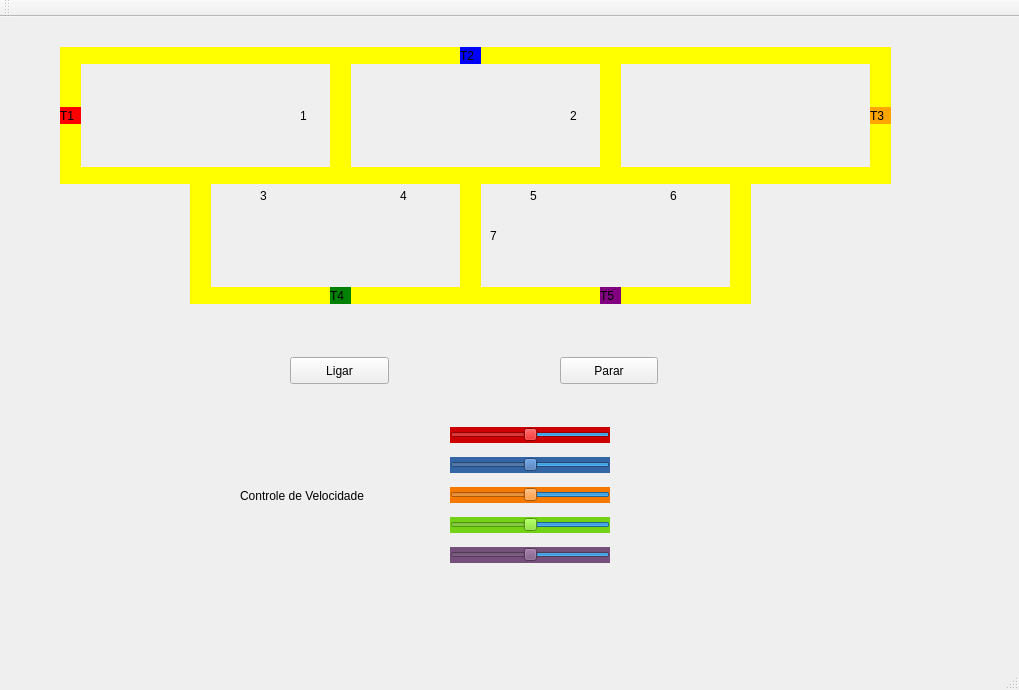
<?xml version="1.0" encoding="UTF-8"?>
<ui version="4.0">
 <class>MainWindow</class>
 <widget class="QMainWindow" name="MainWindow">
  <property name="geometry">
   <rect>
    <x>0</x>
    <y>0</y>
    <width>1019</width>
    <height>690</height>
   </rect>
  </property>
  <property name="windowTitle">
   <string>MainWindow</string>
  </property>
  <widget class="QWidget" name="centralWidget">
   <widget class="QLabel" name="label_trem1">
    <property name="geometry">
     <rect>
      <x>60</x>
      <y>90</y>
      <width>21</width>
      <height>17</height>
     </rect>
    </property>
    <property name="styleSheet">
     <string notr="true">QLabel { background: red}</string>
    </property>
    <property name="text">
     <string>T1</string>
    </property>
   </widget>
   <widget class="QLabel" name="label_trilho1">
    <property name="geometry">
     <rect>
      <x>80</x>
      <y>30</y>
      <width>250</width>
      <height>17</height>
     </rect>
    </property>
    <property name="styleSheet">
     <string notr="true">QLabel { background: yellow}</string>
    </property>
    <property name="text">
     <string/>
    </property>
   </widget>
   <widget class="QLabel" name="label_trilho2">
    <property name="geometry">
     <rect>
      <x>80</x>
      <y>150</y>
      <width>250</width>
      <height>17</height>
     </rect>
    </property>
    <property name="styleSheet">
     <string notr="true">QLabel { background: yellow}</string>
    </property>
    <property name="text">
     <string/>
    </property>
   </widget>
   <widget class="QLabel" name="label_trilho3">
    <property name="geometry">
     <rect>
      <x>330</x>
      <y>30</y>
      <width>21</width>
      <height>137</height>
     </rect>
    </property>
    <property name="styleSheet">
     <string notr="true">QLabel { background: yellow}</string>
    </property>
    <property name="text">
     <string/>
    </property>
   </widget>
   <widget class="QLabel" name="label_trilho4">
    <property name="geometry">
     <rect>
      <x>60</x>
      <y>30</y>
      <width>21</width>
      <height>137</height>
     </rect>
    </property>
    <property name="styleSheet">
     <string notr="true">QLabel { background: yellow}</string>
    </property>
    <property name="text">
     <string/>
    </property>
   </widget>
   <widget class="QPushButton" name="pushButton">
    <property name="geometry">
     <rect>
      <x>290</x>
      <y>340</y>
      <width>99</width>
      <height>27</height>
     </rect>
    </property>
    <property name="text">
     <string>Ligar</string>
    </property>
   </widget>
   <widget class="QPushButton" name="pushButton_2">
    <property name="geometry">
     <rect>
      <x>560</x>
      <y>340</y>
      <width>98</width>
      <height>27</height>
     </rect>
    </property>
    <property name="text">
     <string>Parar</string>
    </property>
   </widget>
   <widget class="QLabel" name="label_trilho4_2">
    <property name="geometry">
     <rect>
      <x>600</x>
      <y>30</y>
      <width>21</width>
      <height>137</height>
     </rect>
    </property>
    <property name="styleSheet">
     <string notr="true">QLabel { background: yellow}</string>
    </property>
    <property name="text">
     <string/>
    </property>
   </widget>
   <widget class="QLabel" name="label_trilho1_2">
    <property name="geometry">
     <rect>
      <x>350</x>
      <y>30</y>
      <width>250</width>
      <height>17</height>
     </rect>
    </property>
    <property name="styleSheet">
     <string notr="true">QLabel { background: yellow}</string>
    </property>
    <property name="text">
     <string/>
    </property>
   </widget>
   <widget class="QLabel" name="label_trilho2_2">
    <property name="geometry">
     <rect>
      <x>350</x>
      <y>150</y>
      <width>250</width>
      <height>17</height>
     </rect>
    </property>
    <property name="styleSheet">
     <string notr="true">QLabel { background: yellow}</string>
    </property>
    <property name="text">
     <string/>
    </property>
   </widget>
   <widget class="QLabel" name="label_trem2">
    <property name="geometry">
     <rect>
      <x>460</x>
      <y>30</y>
      <width>21</width>
      <height>17</height>
     </rect>
    </property>
    <property name="styleSheet">
     <string notr="true">QLabel { background: blue}</string>
    </property>
    <property name="text">
     <string>T2</string>
    </property>
   </widget>
   <widget class="QLabel" name="label_trilho1_3">
    <property name="geometry">
     <rect>
      <x>620</x>
      <y>30</y>
      <width>250</width>
      <height>17</height>
     </rect>
    </property>
    <property name="styleSheet">
     <string notr="true">QLabel { background: yellow}</string>
    </property>
    <property name="text">
     <string/>
    </property>
   </widget>
   <widget class="QLabel" name="label_trilho4_3">
    <property name="geometry">
     <rect>
      <x>870</x>
      <y>30</y>
      <width>21</width>
      <height>137</height>
     </rect>
    </property>
    <property name="styleSheet">
     <string notr="true">QLabel { background: yellow}</string>
    </property>
    <property name="text">
     <string/>
    </property>
   </widget>
   <widget class="QLabel" name="label_trilho2_3">
    <property name="geometry">
     <rect>
      <x>620</x>
      <y>150</y>
      <width>250</width>
      <height>17</height>
     </rect>
    </property>
    <property name="styleSheet">
     <string notr="true">QLabel { background: yellow}</string>
    </property>
    <property name="text">
     <string/>
    </property>
   </widget>
   <widget class="QLabel" name="label_trem3">
    <property name="geometry">
     <rect>
      <x>870</x>
      <y>90</y>
      <width>21</width>
      <height>17</height>
     </rect>
    </property>
    <property name="styleSheet">
     <string notr="true">QLabel { background: orange}</string>
    </property>
    <property name="text">
     <string>T3</string>
    </property>
   </widget>
   <widget class="QLabel" name="label_trilho3_2">
    <property name="geometry">
     <rect>
      <x>460</x>
      <y>150</y>
      <width>21</width>
      <height>137</height>
     </rect>
    </property>
    <property name="styleSheet">
     <string notr="true">QLabel { background: yellow}</string>
    </property>
    <property name="text">
     <string/>
    </property>
   </widget>
   <widget class="QLabel" name="label_trilho2_4">
    <property name="geometry">
     <rect>
      <x>210</x>
      <y>270</y>
      <width>250</width>
      <height>17</height>
     </rect>
    </property>
    <property name="styleSheet">
     <string notr="true">QLabel { background: yellow}</string>
    </property>
    <property name="text">
     <string/>
    </property>
   </widget>
   <widget class="QLabel" name="label_trilho2_5">
    <property name="geometry">
     <rect>
      <x>480</x>
      <y>270</y>
      <width>250</width>
      <height>17</height>
     </rect>
    </property>
    <property name="styleSheet">
     <string notr="true">QLabel { background: yellow}</string>
    </property>
    <property name="text">
     <string/>
    </property>
   </widget>
   <widget class="QLabel" name="label_trilho4_4">
    <property name="geometry">
     <rect>
      <x>730</x>
      <y>150</y>
      <width>21</width>
      <height>137</height>
     </rect>
    </property>
    <property name="styleSheet">
     <string notr="true">QLabel { background: yellow}</string>
    </property>
    <property name="text">
     <string/>
    </property>
   </widget>
   <widget class="QLabel" name="label_trem5">
    <property name="geometry">
     <rect>
      <x>600</x>
      <y>270</y>
      <width>21</width>
      <height>17</height>
     </rect>
    </property>
    <property name="styleSheet">
     <string notr="true">QLabel { background: purple}</string>
    </property>
    <property name="text">
     <string>T5</string>
    </property>
   </widget>
   <widget class="QLabel" name="label_trilho4_5">
    <property name="geometry">
     <rect>
      <x>190</x>
      <y>150</y>
      <width>21</width>
      <height>137</height>
     </rect>
    </property>
    <property name="styleSheet">
     <string notr="true">QLabel { background: yellow}</string>
    </property>
    <property name="text">
     <string/>
    </property>
   </widget>
   <widget class="QLabel" name="label_trem4">
    <property name="geometry">
     <rect>
      <x>330</x>
      <y>270</y>
      <width>21</width>
      <height>17</height>
     </rect>
    </property>
    <property name="styleSheet">
     <string notr="true">QLabel { background: green}</string>
    </property>
    <property name="text">
     <string>T4</string>
    </property>
   </widget>
   <widget class="QSlider" name="velocidade_t1">
    <property name="geometry">
     <rect>
      <x>450</x>
      <y>410</y>
      <width>160</width>
      <height>16</height>
     </rect>
    </property>
    <property name="minimumSize">
     <size>
      <width>160</width>
      <height>0</height>
     </size>
    </property>
    <property name="mouseTracking">
     <bool>false</bool>
    </property>
    <property name="layoutDirection">
     <enum>Qt::LeftToRight</enum>
    </property>
    <property name="styleSheet">
     <string notr="true">background-color: rgb(204, 0, 0);</string>
    </property>
    <property name="minimum">
     <number>0</number>
    </property>
    <property name="maximum">
     <number>200</number>
    </property>
    <property name="pageStep">
     <number>0</number>
    </property>
    <property name="value">
     <number>100</number>
    </property>
    <property name="sliderPosition">
     <number>100</number>
    </property>
    <property name="tracking">
     <bool>true</bool>
    </property>
    <property name="orientation">
     <enum>Qt::Horizontal</enum>
    </property>
    <property name="invertedAppearance">
     <bool>true</bool>
    </property>
    <property name="invertedControls">
     <bool>false</bool>
    </property>
    <property name="tickPosition">
     <enum>QSlider::NoTicks</enum>
    </property>
   </widget>
   <widget class="QLabel" name="controle_velocidade">
    <property name="geometry">
     <rect>
      <x>240</x>
      <y>470</y>
      <width>161</width>
      <height>17</height>
     </rect>
    </property>
    <property name="text">
     <string>Controle de Velocidade</string>
    </property>
   </widget>
   <widget class="QSlider" name="velocidade_t5">
    <property name="geometry">
     <rect>
      <x>450</x>
      <y>530</y>
      <width>160</width>
      <height>16</height>
     </rect>
    </property>
    <property name="styleSheet">
     <string notr="true">background-color: rgb(117, 80, 123);</string>
    </property>
    <property name="maximum">
     <number>200</number>
    </property>
    <property name="value">
     <number>100</number>
    </property>
    <property name="sliderPosition">
     <number>100</number>
    </property>
    <property name="orientation">
     <enum>Qt::Horizontal</enum>
    </property>
    <property name="invertedAppearance">
     <bool>true</bool>
    </property>
   </widget>
   <widget class="QSlider" name="velocidade_t3">
    <property name="geometry">
     <rect>
      <x>450</x>
      <y>470</y>
      <width>160</width>
      <height>16</height>
     </rect>
    </property>
    <property name="styleSheet">
     <string notr="true">background-color: rgb(245, 121, 0);</string>
    </property>
    <property name="maximum">
     <number>200</number>
    </property>
    <property name="value">
     <number>100</number>
    </property>
    <property name="sliderPosition">
     <number>100</number>
    </property>
    <property name="orientation">
     <enum>Qt::Horizontal</enum>
    </property>
    <property name="invertedAppearance">
     <bool>true</bool>
    </property>
   </widget>
   <widget class="QSlider" name="velocidade_t2">
    <property name="geometry">
     <rect>
      <x>450</x>
      <y>440</y>
      <width>160</width>
      <height>16</height>
     </rect>
    </property>
    <property name="styleSheet">
     <string notr="true">background-color: rgb(52, 101, 164);</string>
    </property>
    <property name="maximum">
     <number>200</number>
    </property>
    <property name="value">
     <number>100</number>
    </property>
    <property name="sliderPosition">
     <number>100</number>
    </property>
    <property name="orientation">
     <enum>Qt::Horizontal</enum>
    </property>
    <property name="invertedAppearance">
     <bool>true</bool>
    </property>
   </widget>
   <widget class="QSlider" name="velocidade_t4">
    <property name="geometry">
     <rect>
      <x>450</x>
      <y>500</y>
      <width>160</width>
      <height>16</height>
     </rect>
    </property>
    <property name="styleSheet">
     <string notr="true">background-color: rgb(115, 210, 22);</string>
    </property>
    <property name="maximum">
     <number>200</number>
    </property>
    <property name="value">
     <number>100</number>
    </property>
    <property name="sliderPosition">
     <number>100</number>
    </property>
    <property name="orientation">
     <enum>Qt::Horizontal</enum>
    </property>
    <property name="invertedAppearance">
     <bool>true</bool>
    </property>
   </widget>
   <widget class="QLabel" name="label">
    <property name="geometry">
     <rect>
      <x>300</x>
      <y>90</y>
      <width>21</width>
      <height>17</height>
     </rect>
    </property>
    <property name="text">
     <string>1</string>
    </property>
   </widget>
   <widget class="QLabel" name="label_2">
    <property name="geometry">
     <rect>
      <x>570</x>
      <y>90</y>
      <width>21</width>
      <height>17</height>
     </rect>
    </property>
    <property name="text">
     <string>2</string>
    </property>
   </widget>
   <widget class="QLabel" name="label_3">
    <property name="geometry">
     <rect>
      <x>260</x>
      <y>170</y>
      <width>21</width>
      <height>17</height>
     </rect>
    </property>
    <property name="text">
     <string>3</string>
    </property>
   </widget>
   <widget class="QLabel" name="label_4">
    <property name="geometry">
     <rect>
      <x>400</x>
      <y>170</y>
      <width>21</width>
      <height>17</height>
     </rect>
    </property>
    <property name="text">
     <string>4</string>
    </property>
   </widget>
   <widget class="QLabel" name="label_5">
    <property name="geometry">
     <rect>
      <x>530</x>
      <y>170</y>
      <width>21</width>
      <height>17</height>
     </rect>
    </property>
    <property name="text">
     <string>5</string>
    </property>
   </widget>
   <widget class="QLabel" name="label_6">
    <property name="geometry">
     <rect>
      <x>670</x>
      <y>170</y>
      <width>21</width>
      <height>17</height>
     </rect>
    </property>
    <property name="text">
     <string>6</string>
    </property>
   </widget>
   <widget class="QLabel" name="label_7">
    <property name="geometry">
     <rect>
      <x>490</x>
      <y>210</y>
      <width>21</width>
      <height>17</height>
     </rect>
    </property>
    <property name="text">
     <string>7</string>
    </property>
   </widget>
   <zorder>label_trilho1</zorder>
   <zorder>label_trilho3</zorder>
   <zorder>label_trilho4</zorder>
   <zorder>pushButton</zorder>
   <zorder>pushButton_2</zorder>
   <zorder>label_trilho4_2</zorder>
   <zorder>label_trilho1_2</zorder>
   <zorder>label_trilho2_2</zorder>
   <zorder>label_trilho1_3</zorder>
   <zorder>label_trilho4_3</zorder>
   <zorder>label_trilho2_3</zorder>
   <zorder>label_trilho3_2</zorder>
   <zorder>label_trilho2_4</zorder>
   <zorder>label_trilho2_5</zorder>
   <zorder>label_trilho4_4</zorder>
   <zorder>label_trilho4_5</zorder>
   <zorder>velocidade_t1</zorder>
   <zorder>controle_velocidade</zorder>
   <zorder>velocidade_t5</zorder>
   <zorder>velocidade_t3</zorder>
   <zorder>velocidade_t2</zorder>
   <zorder>velocidade_t4</zorder>
   <zorder>label_trilho2</zorder>
   <zorder>label_trem4</zorder>
   <zorder>label_trem1</zorder>
   <zorder>label_trem2</zorder>
   <zorder>label_trem3</zorder>
   <zorder>label_trem5</zorder>
   <zorder>label</zorder>
   <zorder>label_2</zorder>
   <zorder>label_3</zorder>
   <zorder>label_4</zorder>
   <zorder>label_5</zorder>
   <zorder>label_6</zorder>
   <zorder>label_7</zorder>
  </widget>
  <widget class="QMenuBar" name="menuBar">
   <property name="geometry">
    <rect>
     <x>0</x>
     <y>0</y>
     <width>1019</width>
     <height>22</height>
    </rect>
   </property>
  </widget>
  <widget class="QToolBar" name="mainToolBar">
   <attribute name="toolBarArea">
    <enum>TopToolBarArea</enum>
   </attribute>
   <attribute name="toolBarBreak">
    <bool>false</bool>
   </attribute>
  </widget>
  <widget class="QStatusBar" name="statusBar"/>
 </widget>
 <layoutdefault spacing="6" margin="11"/>
 <resources/>
 <connections/>
</ui>
